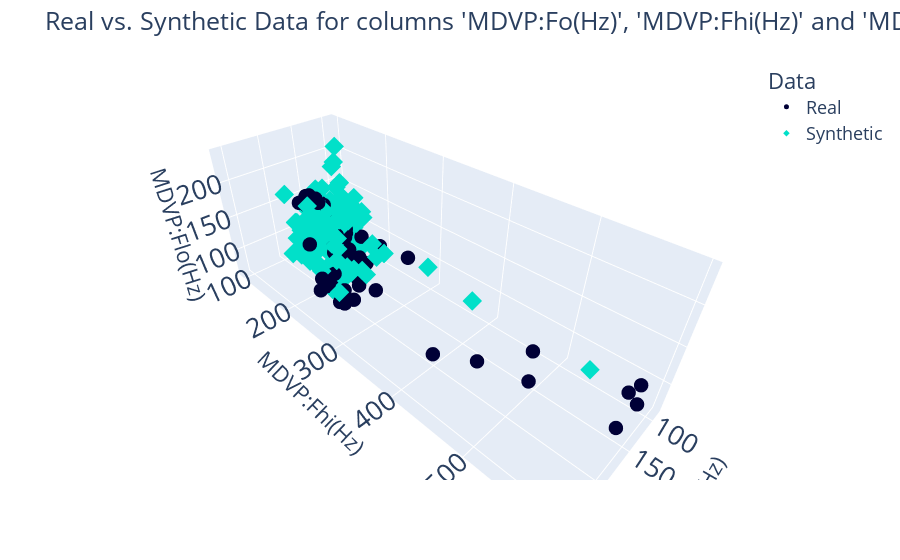

Here is the notebook cell this chart was saved with:
### Markdown cell above
**Vamos a ver la mejora que han tenido estos datos.**

### Code cell
PosCampoInicial = 1
compare_3d(DataPrincipal.iloc[:,PosCampoInicial:PosCampoInicial+3], sorted(MejorNEpocas, key = lambda x: x[-1], reverse = True)[0][0].sample(num_rows=150).iloc[:,PosCampoInicial:PosCampoInicial+3]).show("vscode")

### Figure 1 — Plotly figure (JSON) as saved in the notebook; plotly's stock layout.template omitted (floating-point values rounded to 4 significant figures; data arrays with more than 128 entries replaced by an {"elided": "..."} marker saying what was removed)
{"data": [{"hovertemplate": "Data=Real<br>MDVP:Fo(Hz)=%{x}<br>MDVP:Fhi(Hz)=%{y}<br>MDVP:Flo(Hz)=%{z}<extra></extra>", "legendgroup": "Real", "marker": {"color": "#000036", "size": 5, "symbol": "circle"}, "mode": "markers", "name": "Real", "scene": "scene", "showlegend": true, "type": "scatter3d", "x": {"elided": "168 float values"}, "y": {"elided": "168 float values"}, "z": {"elided": "168 float values"}}, {"hovertemplate": "Data=Synthetic<br>MDVP:Fo(Hz)=%{x}<br>MDVP:Fhi(Hz)=%{y}<br>MDVP:Flo(Hz)=%{z}<extra></extra>", "legendgroup": "Synthetic", "marker": {"color": "#01E0C9", "size": 5, "symbol": "diamond"}, "mode": "markers", "name": "Synthetic", "scene": "scene", "showlegend": true, "type": "scatter3d", "x": {"elided": "150 float values"}, "y": {"elided": "150 float values"}, "z": {"elided": "150 float values"}}], "layout": {"font": {"size": 18}, "legend": {"title": {"text": "Data"}, "tracegroupgap": 0}, "margin": {"t": 60}, "plot_bgcolor": "#F5F5F8", "scene": {"domain": {"x": [0, 1], "y": [0, 1]}, "xaxis": {"title": {"text": "MDVP:Fo(Hz)"}}, "yaxis": {"title": {"text": "MDVP:Fhi(Hz)"}}, "zaxis": {"title": {"text": "MDVP:Flo(Hz)"}}}, "showlegend": true, "title": {"text": "Real vs. Synthetic Data for columns 'MDVP:Fo(Hz)', 'MDVP:Fhi(Hz)' and 'MDVP:Flo(Hz)'"}}}
